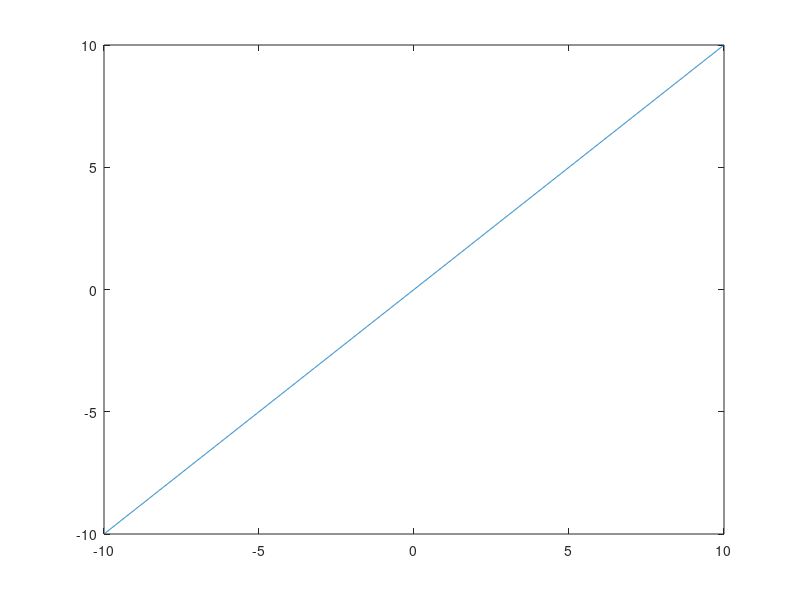
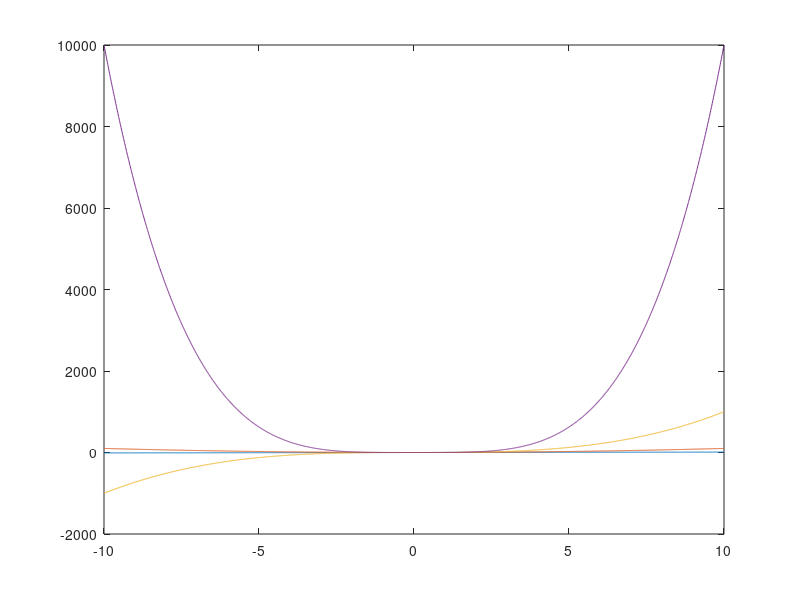
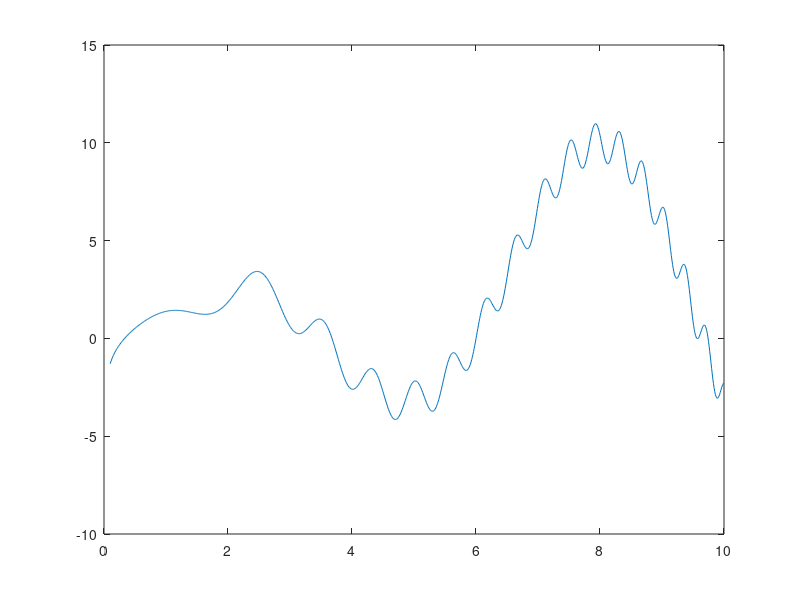

Here is the MATLAB script that generated these plots, in order: (Note: this script raises an error after producing the figures.)
% abrazoljuk a fuggvenyeket
% egyvaltozos
x=-10:0.01:10;
y=x.^2;
figure;
plot(x,x);
x=-10:0.01:10;
y=x.^2;
figure;
plot(x,x);
hold on;
plot(x,y);
hold on
plot(x,x.^3);
hold on;
plot(x,x.^4);
figure;
t=0.1:0.01:10;
plot(t,t.*sin(t)+log(t)+cos(t.*t));
figure;
t=0.1:0.01:10;
plot(t,fv(t));
%minDirekt kereses
tic
t=0.1:0.01:10;
[m,i]=min(fv(t));
toc
mini=m;
loca=0.1+i*0.01;
hold on;
%text(hely,mini,'\bullet');
hold on;
plot(loca,mini,'k.');
%ketvaltozos
x1=0.1:0.01:4;
y1=0.1:0.01:4;
[xx,yy]=meshgrid(x1,y1);
figure;
meshc(xx,yy,fv3(xx,yy));
%minDirekt kereses
tic
[m1,i1]=min(fv3(xx,yy));
[m0,i0]=min(m1);
toc
z0=m0;
x0=0.1+0.01*i0;
y0=0.1+0.01*i1(i0);
hold on;
%meshc(x0,y0,z0,'k.');
scatter3(x0,y0,z0,4);